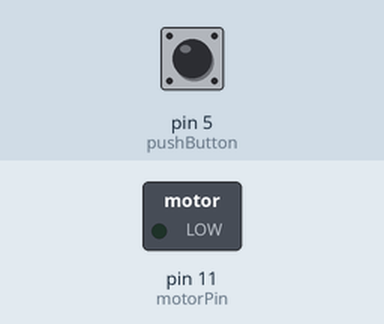
A program run on a simulated Arduino Uno, built with avr-gcc and run on an emulated ATmega328P. On the bench: switched loads named in the program (green lamp = pin HIGH). Inputs (shaded band) come from the test bench; at power-on: pin 5 (pushButton) HIGH.

Above: at 1.2 s.
1.3 s: pin 5 (pushButton) pulled LOW for 0.15 s
At 2.6 s:
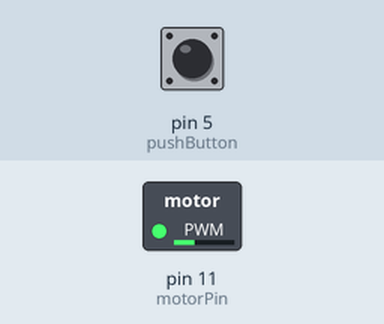
Timing chart, 0 to 4.3 s (numbered marks = the images above; inputs shaded):
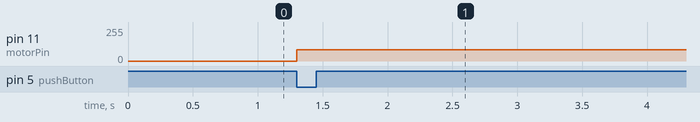

The program:

main.cpp
```cpp
#include <Arduino.h>

const int motorPin = 11; // use PWM pin
const int pushButton = 5;
int state = 0;
void setup() {
  pinMode(motorPin, OUTPUT);
  pinMode(pushButton, INPUT_PULLUP); //initalize the internal pullup resistor
  analogWrite(motorPin, 0);
}

void loop() {
  if (digitalRead(pushButton) == LOW){
    if (state == 0){
      analogWrite(motorPin, map(3, 0, 9, 0, 255));
    }else if(state == 1){
      analogWrite(motorPin, map(6, 0, 9, 0, 255));
    }else if (state == 2){
      analogWrite(motorPin, map(9, 0, 9, 0, 255));
    }else if (state == 3){
      analogWrite(motorPin, 0);
    }
    delay(1000);
  }
} 
```

Measured:
- after the input at 1.3 s, pin 11 (motorPin): 0/255 → 85/255 at once
